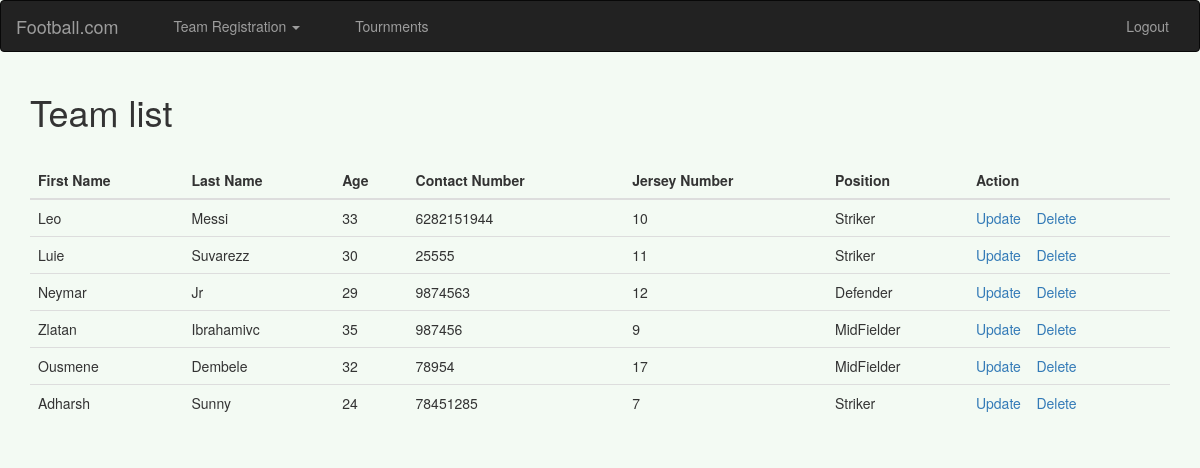
The app's page /myteam (signed in) with its own data.
### Manager/models.py (models this page shows, shortened)
class AddPlayer(models.Model):
    POSITION_CHOICES = (('Striker','Striker'),('MidFielder','MidFielder'),('Defender','Defender'),('GoalKeeper','GoalKeeper'))
    first_name = models.CharField(max_length=20)
    last_name = models.CharField(max_length=20)
    team_name = models.ForeignKey(AddTeam,on_delete=models.CASCADE)
    age = models.IntegerField()
    contact_no = models.IntegerField()
    address = models.TextField()
    jersy_no = models.IntegerField()
    position = models.CharField(max_length=25,choices=POSITION_CHOICES)
    upload_photo = models.ImageField(upload_to='players/')

### Manager/views.py (the view)
# urls.py: url(r'^myteam', views.view_team),
def view_team(request):
    x = (request.session.get('loginid'))
    print(x)
    cursor = connection.cursor()
    cursor.execute("""
    SELECT
    Manager_addplayer.*
    FROM
    auth_user left outer join  Manager_addteam
    ON
    (auth_user.id=Manager_addteam.username_id)
    left outer JOIN Manager_addplayer
    on
    (Manager_addplayer.team_name_id = Manager_addteam.id)
    WHERE auth_user.id = %d"""%(x))
    dict = {}
    dict = dictfetchall(cursor)
    print(dict)
    context = {
        'dict': dict
    }
    return render(request, 'manager/myteam.html', context)

### Manager/views.py (called while the page is built)
def dictfetchall(cursor):
    columns = [col[0] for col in cursor.description]
    return [
        dict(zip(columns, row))
        for row in cursor.fetchall()
    ]

### templates/Manager/myteam.html (shortened to what this page needs)
<!DOCTYPE html>
{% extends 'Manager/homebase.html'%}
{%load staticfiles%}
{% load crispy_forms_tags %}
{% block homeblock%}
<div class="container">
<h1> Team list </h1> <br>
{% if dict %}
    <table id="t1" class="table">
        <thead>
        <th> First Name</th>
        <th> Last Name</th>
        <th> Age</th>
        <th> Contact Number</th>
        <th> Jersey Number</th>
        <th> Position</th>
        <th>Action</th>
        </thead>
        {%for d in dict%}
        <tr>
            <td> {{d.first_name}} </td>
            <td> {{d.last_name}} </td>
            <td> {{d.age}} </td>
            <td> {{d.contact_no}} </td>
            <td>{{d.jersy_no}} </td>
            <td> {{d.position}} </td>
            <td> <a href="#"> Update &nbsp&nbsp <a href="/delete/{{d.id}}">Delete</a></td>
          </tr>
          {% endfor %}
        </table>
        {%else%}
          <p>No data</p>
          {%endif%}
</div>
{%endblock%}

### records on screen
AddPlayer: first_name "Leo", last_name "Messi", age "33", contact_no "6282151944", jersy_no "10", position "Striker"
AddPlayer: first_name "Luie", last_name "Suvarezz", age "30", contact_no "25555", jersy_no "11", position "Striker"
AddPlayer: first_name "Neymar", last_name "Jr", age "29", contact_no "9874563", jersy_no "12", position "Defender"
AddPlayer: first_name "Zlatan", last_name "Ibrahamivc", age "35", contact_no "987456", jersy_no "9", position "MidFielder"
AddPlayer: first_name "Ousmene", last_name "Dembele", age "32", contact_no "78954", jersy_no "17", position "MidFielder"
AddPlayer: first_name "Adharsh", last_name "Sunny", age "24", contact_no "78451285", jersy_no "7", position "Striker"
